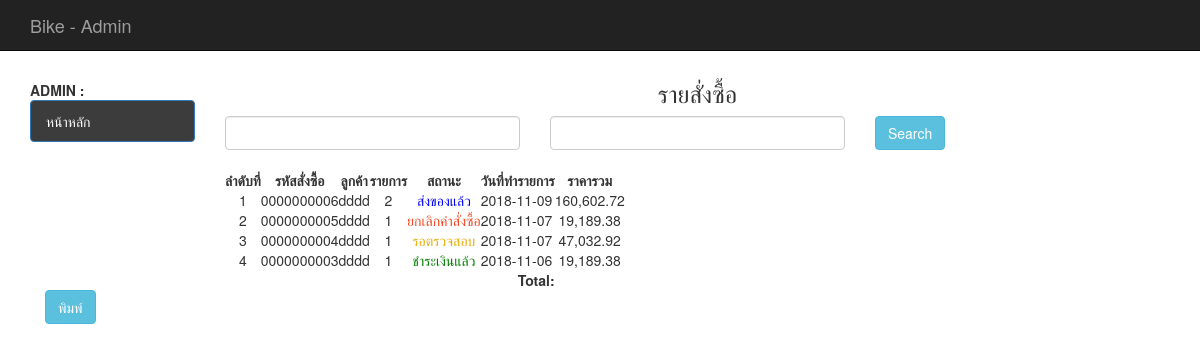
The page /backend/report_all_order.php on the database its author committed.
### tables this page shows
CREATE TABLE `tbl_order` (
  `order_id` int(10) UNSIGNED ZEROFILL NOT NULL,
  `mem_id` int(11) NOT NULL,
  `name` varchar(100) NOT NULL,
  `address` varchar(500) NOT NULL,
  `email` varchar(100) NOT NULL,
  `phone` varchar(10) NOT NULL,
  `order_status` int(1) NOT NULL,
  `pay_slip` varchar(200) DEFAULT NULL,
  `b_name` varchar(100) DEFAULT NULL,
  `b_number` varchar(200) DEFAULT NULL,
  `pay_date` date DEFAULT NULL,
  `pay_amount` float(10,2) DEFAULT NULL,
  `postcode` varchar(30) DEFAULT NULL,
  `order_date` date NOT NULL
);

### backend/report_all_order.php (the view, shortened to what this page needs)
<?php require_once('../Connections/condb.php'); ?>
<?php
if (!function_exists("GetSQLValueString")) {
  function GetSQLValueString($theValue, $theType, $theDefinedValue = "", $theNotDefinedValue = "")
  {
    $theValue = function_exists("mysql_real_escape_string") ? mysql_real_escape_string($theValue) : mysql_escape_string($theValue);
    switch ($theType) {
      case "text":
      $theValue = ($theValue != "") ? "'" . $theValue . "'" : "NULL";
      break;
      case "long":
      case "int":
      $theValue = ($theValue != "") ? intval($theValue) : "NULL";
      break;
    }
    return $theValue;
  }
}
$query_mycart = sprintf("SELECT o.order_id as oid, o.mem_id, o.order_status, o.order_date, o.name , d.order_id , count(d.order_id) as coid , SUM(d.total) as ctotal FROM tbl_order as o, tbl_order_detail as d WHERE o.order_id = d.order_id GROUP BY o.order_id ORDER BY o.order_id DESC " , GetSQLValueString($colname_mycart , "int"));
$mycart = mysql_query($query_mycart , $condb) or die(mysql_error());
$row_mycart = mysql_fetch_assoc($mycart);
$totalRows_mycart = mysql_num_rows($mycart);
?>
<!DOCTYPE html>
<html lang="en">
<head>
  <?php include('h.php');?>
  <?php include('datatable.php');?>
</head>
<body>
  <div class="container">
    <div class="row">
     <?php include('banner.php');?>
   </div>
   <div class="row">
     <div class="col-md-2">
      <br>
      <?php include('menu.php');?>
    </div>
    <div class="col-md-10">
    <h3 align="center">รายสั่งซื้อ</h3>
<div class="row">
     <div class="input-daterange">
      <div class="col-md-4">
       <input type="text" name="start_date" id="start_date" class="form-control" />
      </div>
      <div class="col-md-4">
       <input type="text"  name="end_date" id="end_date" class="form-control" />
      </div>
     </div>
     <div class="col-md-4">
      <input type="button" name="search" id="search" value="Search" class="btn btn-info" />
     </div>
    </div>
    <br />
    <table id="example2" class="display"  border="0">
      <thead>
        <tr>
          <th>ลำดับที่</th>
          <th>รหัสสั่งซื้อ</th>
          <th>ลูกค้า</th>
          <th>รายการ</th>
          <th>สถานะ</th>
          <th>วันที่ทำรายการ</th>
          <th>ราคารวม</th>
        </tr>
      </thead>
      <tbody>
        <?php if ($totalRows_mycart > 0) { ?>
          <?php
          $i = 1;
          do { ?>
            <tr>
              <td align="center" valign="top"><?php echo $i; ?></td>
              <td>
                <?php echo $row_mycart['oid'];?>
              </td>
              <td align="center" >
                <?php echo $row_mycart['name'];?>
              </td>
              <td align="center" >
                <?php echo $row_mycart['coid'];?>
              </td>
              <td align="center" >
                <font color="red">
                  <?php $status = $row_mycart['order_status'];
                  include('status.php');
                  ?>
                </font>
              </td>
              <td > <?php echo $row_mycart['order_date'];?></td>
              <td align="center">
                <?php echo number_format($row_mycart['ctotal'],2);?>
              </td>
            </tr>
            <?php
            $i += 1;
          } while ($row_mycart = mysql_fetch_assoc($mycart)); ?>
        </tbody>
        <tfoot>
          <tr>
            <th></th>
            <th></th>
            <th></th>
            <th></th>
            <th></th>
            <th style="text-align:right">Total:</th>
            <th></th>
          </tr>
        </tfoot>
      </table>
    </div>
  </div>
  <div class="col-md-2">
      <input type="button" name="search" id="hp" value="พิมพ์" onclick="print()" class="btn btn-info" />
     </div>
</div>
</body>
</html>
<?php
}
?>

### backend/status.php
<?php
if ($status == 1) {
	echo "<font color='red'>";
	echo "รอชำระเงิน";
	echo "</font>";
}elseif ($status == 4) {
	echo "<font color='green'>";
	echo "ชำระเงินแล้ว";
	echo "</font>";
}elseif ($status == 3) {
	echo "<font color='blue'>";
	echo "ส่งของแล้ว";
	echo "</font>";
}elseif ($status == 2) {
	echo "<font color='#E7AE0A'>";
	echo "รอตรวจสอบ";
	echo "</font>";
}elseif ($status == 5) {
	echo "<font color='#F54823'>";
	echo "ยกเลิกคำสั่งซื้อ";
	echo "</font>";
}
?>

### css/style.css (style rules this page uses)
th { text-align:center; }

### backend/report_all_order.php (style rules this page uses)
th { white-space: nowrap; }

### rows shown on the page
tbl_order: order_id "0000000006", name "dddd", coid "2", order_status "ส่งของแล้ว", order_date "2018-11-09", ctotal "160,602.72"
tbl_order: order_id "0000000005", name "dddd", coid "1", order_status "ยกเลิกคำสั่งซื้อ", order_date "2018-11-07", ctotal "19,189.38"
tbl_order: order_id "0000000004", name "dddd", coid "1", order_status "รอตรวจสอบ", order_date "2018-11-07", ctotal "47,032.92"
tbl_order: order_id "0000000003", name "dddd", coid "1", order_status "ชำระเงินแล้ว", order_date "2018-11-06", ctotal "19,189.38"
